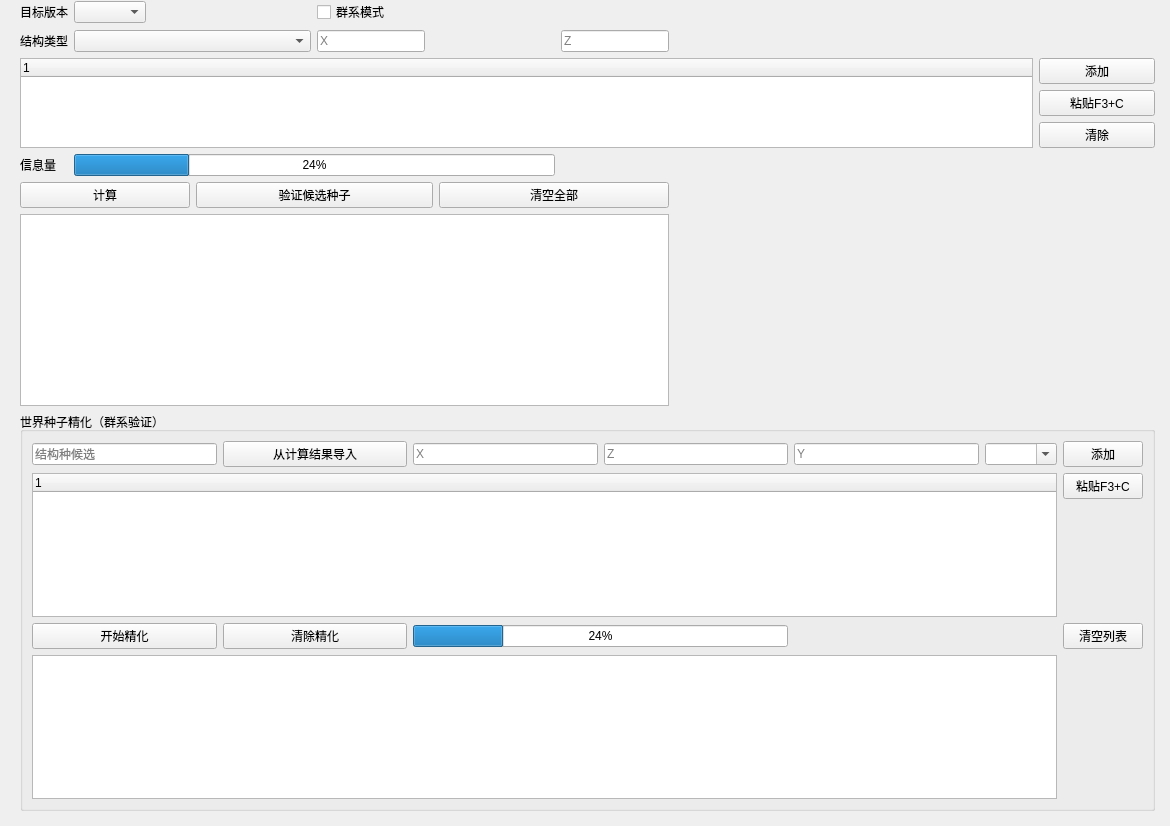
<?xml version="1.0" encoding="UTF-8"?>
<ui version="4.0">
 <class>seedReverser</class>
 <widget class="QWidget" name="seedReverser">
  <property name="geometry">
   <rect>
    <x>0</x>
    <y>0</y>
    <width>1170</width>
    <height>826</height>
   </rect>
  </property>
  <property name="windowTitle">
   <string>Form</string>
  </property>
  <widget class="QWidget" name="layoutWidget">
   <property name="geometry">
    <rect>
     <x>20</x>
     <y>0</y>
     <width>1135</width>
     <height>811</height>
    </rect>
   </property>
   <layout class="QGridLayout" name="gridLayout" rowstretch="0,0,0,0,0,0,0,0,0,0,0,0" columnstretch="0,0,0,0,0,0,0,0,0,0">
    <item row="1" column="0">
     <widget class="QLabel" name="structTypeLabel">
      <property name="text">
       <string>结构类型</string>
      </property>
     </widget>
    </item>
    <item row="6" column="2" colspan="2">
     <widget class="QPushButton" name="verifyButton">
      <property name="text">
       <string>验证候选种子</string>
      </property>
     </widget>
    </item>
    <item row="2" column="9">
     <widget class="QPushButton" name="addButton">
      <property name="text">
       <string>添加</string>
      </property>
     </widget>
    </item>
    <item row="1" column="3" colspan="2">
     <widget class="QLineEdit" name="coordXEdit">
      <property name="sizePolicy">
       <sizepolicy hsizetype="Fixed" vsizetype="Fixed">
        <horstretch>0</horstretch>
        <verstretch>0</verstretch>
       </sizepolicy>
      </property>
      <property name="placeholderText">
       <string>X</string>
      </property>
     </widget>
    </item>
    <item row="6" column="4" colspan="2">
     <widget class="QPushButton" name="clearAllButton">
      <property name="text">
       <string>清空全部</string>
      </property>
     </widget>
    </item>
    <item row="2" column="0" rowspan="3" colspan="9">
     <widget class="QTreeWidget" name="structList">
      <property name="sizePolicy">
       <sizepolicy hsizetype="MinimumExpanding" vsizetype="Expanding">
        <horstretch>0</horstretch>
        <verstretch>0</verstretch>
       </sizepolicy>
      </property>
      <column>
       <property name="text">
        <string notr="true">1</string>
       </property>
      </column>
     </widget>
    </item>
    <item row="4" column="9">
     <widget class="QPushButton" name="clearInputButton">
      <property name="text">
       <string>清除</string>
      </property>
     </widget>
    </item>
    <item row="5" column="1" colspan="4">
     <widget class="QProgressBar" name="infoProgressBar">
      <property name="value">
       <number>24</number>
      </property>
     </widget>
    </item>
    <item row="3" column="9">
     <widget class="QPushButton" name="pasteF3CButton">
      <property name="text">
       <string>粘贴F3+C</string>
      </property>
     </widget>
    </item>
    <item row="0" column="1" colspan="2">
     <widget class="QComboBox" name="versionCombo">
      <property name="sizePolicy">
       <sizepolicy hsizetype="Fixed" vsizetype="Fixed">
        <horstretch>0</horstretch>
        <verstretch>0</verstretch>
       </sizepolicy>
      </property>
     </widget>
    </item>
    <item row="5" column="5" colspan="4">
     <widget class="QLabel" name="infoHintLabel">
      <property name="text">
       <string/>
      </property>
     </widget>
    </item>
    <item row="1" column="1" colspan="2">
     <widget class="QComboBox" name="structTypeCombo"/>
    </item>
    <item row="0" column="3" colspan="2">
     <widget class="QCheckBox" name="biomeModeCheckBox">
      <property name="sizePolicy">
       <sizepolicy hsizetype="Fixed" vsizetype="Fixed">
        <horstretch>0</horstretch>
        <verstretch>0</verstretch>
       </sizepolicy>
      </property>
      <property name="text">
       <string>群系模式</string>
      </property>
     </widget>
    </item>
    <item row="6" column="0" colspan="2">
     <widget class="QPushButton" name="calcButton">
      <property name="text">
       <string>计算</string>
      </property>
     </widget>
    </item>
    <item row="0" column="0">
     <widget class="QLabel" name="versionLabel">
      <property name="sizePolicy">
       <sizepolicy hsizetype="Fixed" vsizetype="Fixed">
        <horstretch>0</horstretch>
        <verstretch>0</verstretch>
       </sizepolicy>
      </property>
      <property name="text">
       <string>目标版本</string>
      </property>
     </widget>
    </item>
    <item row="5" column="0">
     <widget class="QLabel" name="infoLabel">
      <property name="text">
       <string>信息量</string>
      </property>
     </widget>
    </item>
    <item row="8" column="0" rowspan="4" colspan="10">
     <widget class="QGroupBox" name="refineGroupBox">
      <property name="title">
       <string>世界种子精化（群系验证）</string>
      </property>
      <layout class="QGridLayout" name="gridLayout_2">
       <item row="0" column="2">
        <widget class="QLineEdit" name="biomeXEdit">
         <property name="placeholderText">
          <string>X</string>
         </property>
        </widget>
       </item>
       <item row="0" column="1">
        <widget class="QPushButton" name="candidateFromCalcBtn">
         <property name="text">
          <string>从计算结果导入</string>
         </property>
        </widget>
       </item>
       <item row="2" column="0" rowspan="2" colspan="6">
        <widget class="QTreeWidget" name="biomeObsList">
         <column>
          <property name="text">
           <string notr="true">1</string>
          </property>
         </column>
        </widget>
       </item>
       <item row="0" column="5">
        <widget class="QComboBox" name="biomeNameCombo">
         <property name="editable">
          <bool>true</bool>
         </property>
         <property name="placeholderText">
          <string>群系名</string>
         </property>
        </widget>
       </item>
       <item row="0" column="0">
        <widget class="QLineEdit" name="candidateSeedEdit">
         <property name="placeholderText">
          <string>结构种候选</string>
         </property>
        </widget>
       </item>
       <item row="2" column="9">
        <widget class="QPushButton" name="pushButton">
         <property name="text">
          <string>粘贴F3+C</string>
         </property>
        </widget>
       </item>
       <item row="4" column="9">
        <widget class="QPushButton" name="clearBiomeBtn">
         <property name="text">
          <string>清空列表</string>
         </property>
        </widget>
       </item>
       <item row="6" column="0" colspan="6">
        <widget class="QTextBrowser" name="worldSeedDetailBrowser"/>
       </item>
       <item row="4" column="5">
        <widget class="QLabel" name="refineInfoLabel">
         <property name="text">
          <string/>
         </property>
        </widget>
       </item>
       <item row="0" column="3">
        <widget class="QLineEdit" name="biomeZEdit">
         <property name="placeholderText">
          <string>Z</string>
         </property>
        </widget>
       </item>
       <item row="0" column="4">
        <widget class="QLineEdit" name="biomeYEdit">
         <property name="placeholderText">
          <string>Y</string>
         </property>
        </widget>
       </item>
       <item row="0" column="9">
        <widget class="QPushButton" name="addBiomeObsBtn">
         <property name="text">
          <string>添加</string>
         </property>
        </widget>
       </item>
       <item row="4" column="1">
        <widget class="QPushButton" name="refineClearBtn">
         <property name="sizePolicy">
          <sizepolicy hsizetype="Expanding" vsizetype="Fixed">
           <horstretch>0</horstretch>
           <verstretch>0</verstretch>
          </sizepolicy>
         </property>
         <property name="text">
          <string>清除精化</string>
         </property>
        </widget>
       </item>
       <item row="4" column="0">
        <widget class="QPushButton" name="refineButton">
         <property name="sizePolicy">
          <sizepolicy hsizetype="Expanding" vsizetype="Fixed">
           <horstretch>0</horstretch>
           <verstretch>0</verstretch>
          </sizepolicy>
         </property>
         <property name="text">
          <string>开始精化</string>
         </property>
        </widget>
       </item>
       <item row="4" column="2" colspan="2">
        <widget class="QProgressBar" name="refineProgressBar">
         <property name="value">
          <number>24</number>
         </property>
        </widget>
       </item>
      </layout>
     </widget>
    </item>
    <item row="1" column="5">
     <widget class="QLineEdit" name="coordZEdit">
      <property name="sizePolicy">
       <sizepolicy hsizetype="Fixed" vsizetype="Fixed">
        <horstretch>0</horstretch>
        <verstretch>0</verstretch>
       </sizepolicy>
      </property>
      <property name="minimumSize">
       <size>
        <width>0</width>
        <height>0</height>
       </size>
      </property>
      <property name="placeholderText">
       <string>Z</string>
      </property>
     </widget>
    </item>
    <item row="7" column="0" colspan="6">
     <widget class="QTextBrowser" name="informationBrowser">
      <property name="sizePolicy">
       <sizepolicy hsizetype="MinimumExpanding" vsizetype="MinimumExpanding">
        <horstretch>0</horstretch>
        <verstretch>0</verstretch>
       </sizepolicy>
      </property>
     </widget>
    </item>
    <item row="6" column="6" rowspan="2" colspan="4">
     <widget class="QLabel" name="anchorPreviewLabel">
      <property name="text">
       <string/>
      </property>
     </widget>
    </item>
   </layout>
  </widget>
 </widget>
 <resources/>
 <connections/>
</ui>
